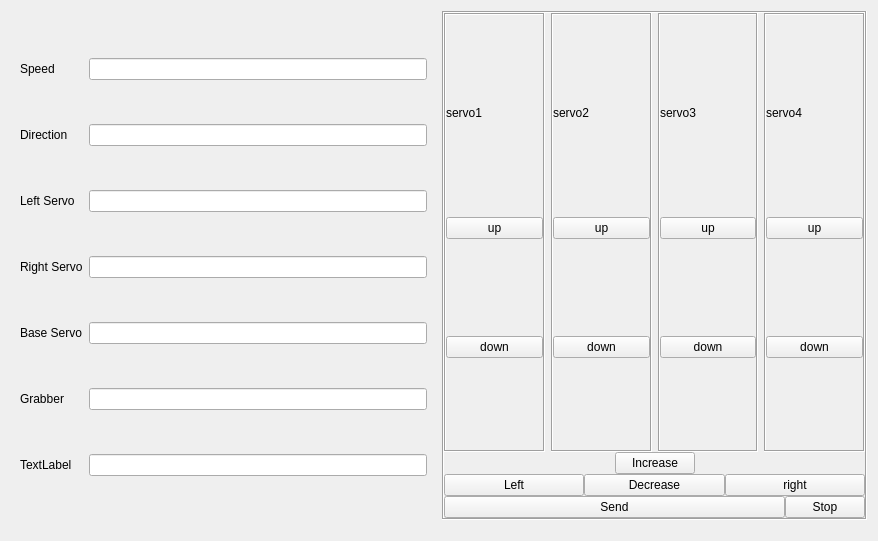
<?xml version="1.0" encoding="UTF-8"?>
<ui version="4.0">
 <class>Form</class>
 <widget class="QWidget" name="Form">
  <property name="geometry">
   <rect>
    <x>0</x>
    <y>0</y>
    <width>878</width>
    <height>541</height>
   </rect>
  </property>
  <property name="sizePolicy">
   <sizepolicy hsizetype="Expanding" vsizetype="Expanding">
    <horstretch>0</horstretch>
    <verstretch>0</verstretch>
   </sizepolicy>
  </property>
  <property name="windowTitle">
   <string>Form</string>
  </property>
  <layout class="QVBoxLayout" name="verticalLayout_2">
   <item>
    <layout class="QHBoxLayout" name="horizontalLayout_4">
     <item>
      <widget class="QWidget" name="widget_4" native="true">
       <property name="minimumSize">
        <size>
         <width>400</width>
         <height>0</height>
        </size>
       </property>
       <layout class="QGridLayout" name="gridLayout">
        <item row="0" column="0">
         <widget class="QLabel" name="label">
          <property name="text">
           <string>Speed</string>
          </property>
         </widget>
        </item>
        <item row="1" column="0">
         <widget class="QLabel" name="label_10">
          <property name="text">
           <string>Direction</string>
          </property>
         </widget>
        </item>
        <item row="3" column="0">
         <widget class="QLabel" name="label_13">
          <property name="text">
           <string>Left Servo</string>
          </property>
         </widget>
        </item>
        <item row="7" column="0">
         <widget class="QLabel" name="label_9">
          <property name="text">
           <string>TextLabel</string>
          </property>
         </widget>
        </item>
        <item row="1" column="1">
         <widget class="QLineEdit" name="dir"/>
        </item>
        <item row="6" column="0">
         <widget class="QLabel" name="label_17">
          <property name="text">
           <string>Grabber</string>
          </property>
         </widget>
        </item>
        <item row="4" column="0">
         <widget class="QLabel" name="label_15">
          <property name="text">
           <string>Right Servo</string>
          </property>
         </widget>
        </item>
        <item row="3" column="1">
         <widget class="QLineEdit" name="servo0"/>
        </item>
        <item row="6" column="1">
         <widget class="QLineEdit" name="servo3"/>
        </item>
        <item row="4" column="1">
         <widget class="QLineEdit" name="servo1"/>
        </item>
        <item row="7" column="1">
         <widget class="QLineEdit" name="coordinates">
          <property name="text">
           <string/>
          </property>
         </widget>
        </item>
        <item row="0" column="1">
         <widget class="QLineEdit" name="speed"/>
        </item>
        <item row="5" column="0">
         <widget class="QLabel" name="label_4">
          <property name="text">
           <string>Base Servo</string>
          </property>
         </widget>
        </item>
        <item row="5" column="1">
         <widget class="QLineEdit" name="servo2"/>
        </item>
       </layout>
      </widget>
     </item>
     <item>
      <widget class="QWidget" name="widget_2" native="true">
       <property name="sizePolicy">
        <sizepolicy hsizetype="Preferred" vsizetype="Preferred">
         <horstretch>0</horstretch>
         <verstretch>0</verstretch>
        </sizepolicy>
       </property>
       <layout class="QHBoxLayout" name="horizontalLayout_6">
        <property name="spacing">
         <number>0</number>
        </property>
        <property name="leftMargin">
         <number>0</number>
        </property>
        <property name="topMargin">
         <number>0</number>
        </property>
        <property name="rightMargin">
         <number>0</number>
        </property>
        <property name="bottomMargin">
         <number>0</number>
        </property>
        <item>
         <widget class="QWidget" name="widget_3" native="true">
          <property name="sizePolicy">
           <sizepolicy hsizetype="Expanding" vsizetype="Preferred">
            <horstretch>0</horstretch>
            <verstretch>0</verstretch>
           </sizepolicy>
          </property>
          <layout class="QVBoxLayout" name="verticalLayout_3">
           <property name="leftMargin">
            <number>0</number>
           </property>
           <property name="topMargin">
            <number>0</number>
           </property>
           <property name="rightMargin">
            <number>0</number>
           </property>
           <property name="bottomMargin">
            <number>10</number>
           </property>
           <item>
            <widget class="QFrame" name="carControl">
             <property name="sizePolicy">
              <sizepolicy hsizetype="Expanding" vsizetype="Expanding">
               <horstretch>0</horstretch>
               <verstretch>0</verstretch>
              </sizepolicy>
             </property>
             <property name="frameShape">
              <enum>QFrame::Box</enum>
             </property>
             <property name="frameShadow">
              <enum>QFrame::Sunken</enum>
             </property>
             <layout class="QVBoxLayout" name="verticalLayout">
              <property name="spacing">
               <number>0</number>
              </property>
              <property name="leftMargin">
               <number>0</number>
              </property>
              <property name="topMargin">
               <number>0</number>
              </property>
              <property name="rightMargin">
               <number>0</number>
              </property>
              <property name="bottomMargin">
               <number>0</number>
              </property>
              <item>
               <widget class="QFrame" name="frame">
                <property name="frameShape">
                 <enum>QFrame::NoFrame</enum>
                </property>
                <property name="frameShadow">
                 <enum>QFrame::Raised</enum>
                </property>
                <layout class="QHBoxLayout" name="horizontalLayout_3">
                 <property name="leftMargin">
                  <number>0</number>
                 </property>
                 <property name="topMargin">
                  <number>0</number>
                 </property>
                 <property name="rightMargin">
                  <number>0</number>
                 </property>
                 <property name="bottomMargin">
                  <number>0</number>
                 </property>
                 <item>
                  <widget class="QFrame" name="verticalFrame_1">
                   <property name="sizePolicy">
                    <sizepolicy hsizetype="Expanding" vsizetype="Expanding">
                     <horstretch>0</horstretch>
                     <verstretch>0</verstretch>
                    </sizepolicy>
                   </property>
                   <property name="frameShape">
                    <enum>QFrame::Box</enum>
                   </property>
                   <property name="frameShadow">
                    <enum>QFrame::Sunken</enum>
                   </property>
                   <layout class="QVBoxLayout" name="verticalLayout_8">
                    <property name="leftMargin">
                     <number>0</number>
                    </property>
                    <property name="topMargin">
                     <number>0</number>
                    </property>
                    <property name="rightMargin">
                     <number>0</number>
                    </property>
                    <property name="bottomMargin">
                     <number>0</number>
                    </property>
                    <item>
                     <widget class="QLabel" name="label_6">
                      <property name="sizePolicy">
                       <sizepolicy hsizetype="Fixed" vsizetype="Fixed">
                        <horstretch>0</horstretch>
                        <verstretch>0</verstretch>
                       </sizepolicy>
                      </property>
                      <property name="text">
                       <string>servo1</string>
                      </property>
                     </widget>
                    </item>
                    <item>
                     <widget class="QPushButton" name="up1">
                      <property name="text">
                       <string>up</string>
                      </property>
                      <property name="shortcut">
                       <string>Q</string>
                      </property>
                     </widget>
                    </item>
                    <item>
                     <widget class="QPushButton" name="down1">
                      <property name="text">
                       <string>down</string>
                      </property>
                      <property name="shortcut">
                       <string>A</string>
                      </property>
                     </widget>
                    </item>
                   </layout>
                  </widget>
                 </item>
                 <item>
                  <widget class="QFrame" name="verticalFrame_2">
                   <property name="sizePolicy">
                    <sizepolicy hsizetype="Expanding" vsizetype="Expanding">
                     <horstretch>0</horstretch>
                     <verstretch>0</verstretch>
                    </sizepolicy>
                   </property>
                   <property name="frameShape">
                    <enum>QFrame::Box</enum>
                   </property>
                   <property name="frameShadow">
                    <enum>QFrame::Sunken</enum>
                   </property>
                   <layout class="QVBoxLayout" name="verticalLayout_9">
                    <property name="leftMargin">
                     <number>0</number>
                    </property>
                    <property name="topMargin">
                     <number>0</number>
                    </property>
                    <property name="rightMargin">
                     <number>0</number>
                    </property>
                    <property name="bottomMargin">
                     <number>0</number>
                    </property>
                    <item>
                     <widget class="QLabel" name="label_7">
                      <property name="sizePolicy">
                       <sizepolicy hsizetype="Fixed" vsizetype="Fixed">
                        <horstretch>0</horstretch>
                        <verstretch>0</verstretch>
                       </sizepolicy>
                      </property>
                      <property name="text">
                       <string>servo2</string>
                      </property>
                     </widget>
                    </item>
                    <item>
                     <widget class="QPushButton" name="up2">
                      <property name="text">
                       <string>up</string>
                      </property>
                      <property name="shortcut">
                       <string>W</string>
                      </property>
                     </widget>
                    </item>
                    <item>
                     <widget class="QPushButton" name="down2">
                      <property name="text">
                       <string>down</string>
                      </property>
                      <property name="shortcut">
                       <string>S</string>
                      </property>
                     </widget>
                    </item>
                   </layout>
                  </widget>
                 </item>
                 <item>
                  <widget class="QFrame" name="verticalFrame_3">
                   <property name="sizePolicy">
                    <sizepolicy hsizetype="Expanding" vsizetype="Expanding">
                     <horstretch>0</horstretch>
                     <verstretch>0</verstretch>
                    </sizepolicy>
                   </property>
                   <property name="frameShape">
                    <enum>QFrame::Box</enum>
                   </property>
                   <property name="frameShadow">
                    <enum>QFrame::Sunken</enum>
                   </property>
                   <layout class="QVBoxLayout" name="verticalLayout_10">
                    <property name="leftMargin">
                     <number>0</number>
                    </property>
                    <property name="topMargin">
                     <number>0</number>
                    </property>
                    <property name="rightMargin">
                     <number>0</number>
                    </property>
                    <property name="bottomMargin">
                     <number>0</number>
                    </property>
                    <item>
                     <widget class="QLabel" name="label_8">
                      <property name="sizePolicy">
                       <sizepolicy hsizetype="Fixed" vsizetype="Fixed">
                        <horstretch>0</horstretch>
                        <verstretch>0</verstretch>
                       </sizepolicy>
                      </property>
                      <property name="text">
                       <string>servo3</string>
                      </property>
                     </widget>
                    </item>
                    <item>
                     <widget class="QPushButton" name="up3">
                      <property name="text">
                       <string>up</string>
                      </property>
                      <property name="shortcut">
                       <string>E</string>
                      </property>
                     </widget>
                    </item>
                    <item>
                     <widget class="QPushButton" name="down3">
                      <property name="text">
                       <string>down</string>
                      </property>
                      <property name="shortcut">
                       <string>D</string>
                      </property>
                     </widget>
                    </item>
                   </layout>
                  </widget>
                 </item>
                 <item>
                  <widget class="QFrame" name="verticalFrame_4">
                   <property name="sizePolicy">
                    <sizepolicy hsizetype="Expanding" vsizetype="Expanding">
                     <horstretch>0</horstretch>
                     <verstretch>0</verstretch>
                    </sizepolicy>
                   </property>
                   <property name="frameShape">
                    <enum>QFrame::Box</enum>
                   </property>
                   <property name="frameShadow">
                    <enum>QFrame::Sunken</enum>
                   </property>
                   <layout class="QVBoxLayout" name="verticalLayout_7">
                    <property name="leftMargin">
                     <number>0</number>
                    </property>
                    <property name="topMargin">
                     <number>0</number>
                    </property>
                    <property name="rightMargin">
                     <number>0</number>
                    </property>
                    <property name="bottomMargin">
                     <number>0</number>
                    </property>
                    <item>
                     <widget class="QLabel" name="label_5">
                      <property name="sizePolicy">
                       <sizepolicy hsizetype="Fixed" vsizetype="Fixed">
                        <horstretch>0</horstretch>
                        <verstretch>0</verstretch>
                       </sizepolicy>
                      </property>
                      <property name="text">
                       <string>servo4</string>
                      </property>
                     </widget>
                    </item>
                    <item>
                     <widget class="QPushButton" name="up4">
                      <property name="text">
                       <string>up</string>
                      </property>
                      <property name="shortcut">
                       <string>R</string>
                      </property>
                     </widget>
                    </item>
                    <item>
                     <widget class="QPushButton" name="down4">
                      <property name="text">
                       <string>down</string>
                      </property>
                      <property name="shortcut">
                       <string>F</string>
                      </property>
                     </widget>
                    </item>
                   </layout>
                  </widget>
                 </item>
                </layout>
               </widget>
              </item>
              <item>
               <layout class="QHBoxLayout" name="horizontalLayout_5">
                <item>
                 <widget class="QLabel" name="label_2">
                  <property name="text">
                   <string/>
                  </property>
                 </widget>
                </item>
                <item>
                 <widget class="QPushButton" name="inc">
                  <property name="sizePolicy">
                   <sizepolicy hsizetype="Fixed" vsizetype="Fixed">
                    <horstretch>0</horstretch>
                    <verstretch>0</verstretch>
                   </sizepolicy>
                  </property>
                  <property name="text">
                   <string>Increase</string>
                  </property>
                  <property name="shortcut">
                   <string>Up</string>
                  </property>
                 </widget>
                </item>
                <item>
                 <widget class="QLabel" name="label_3">
                  <property name="text">
                   <string/>
                  </property>
                 </widget>
                </item>
               </layout>
              </item>
              <item>
               <layout class="QHBoxLayout" name="horizontalLayout_2">
                <item>
                 <widget class="QPushButton" name="goleft">
                  <property name="text">
                   <string>Left</string>
                  </property>
                  <property name="shortcut">
                   <string>Left</string>
                  </property>
                 </widget>
                </item>
                <item>
                 <widget class="QPushButton" name="dec">
                  <property name="text">
                   <string>Decrease</string>
                  </property>
                  <property name="shortcut">
                   <string>Down</string>
                  </property>
                 </widget>
                </item>
                <item>
                 <widget class="QPushButton" name="goright">
                  <property name="text">
                   <string>right</string>
                  </property>
                  <property name="shortcut">
                   <string>Right</string>
                  </property>
                 </widget>
                </item>
               </layout>
              </item>
              <item>
               <layout class="QHBoxLayout" name="horizontalLayout">
                <item>
                 <widget class="QPushButton" name="send">
                  <property name="text">
                   <string>Send</string>
                  </property>
                 </widget>
                </item>
                <item>
                 <widget class="QPushButton" name="stop">
                  <property name="sizePolicy">
                   <sizepolicy hsizetype="Fixed" vsizetype="Fixed">
                    <horstretch>0</horstretch>
                    <verstretch>0</verstretch>
                   </sizepolicy>
                  </property>
                  <property name="text">
                   <string>Stop</string>
                  </property>
                  <property name="shortcut">
                   <string>Z</string>
                  </property>
                 </widget>
                </item>
               </layout>
              </item>
             </layout>
            </widget>
           </item>
          </layout>
         </widget>
        </item>
       </layout>
      </widget>
     </item>
    </layout>
   </item>
  </layout>
 </widget>
 <resources/>
 <connections/>
</ui>
